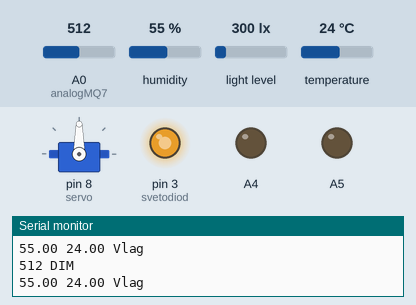
Bench run of a sketch on a simulated Arduino Uno, built with avr-gcc and run on an emulated ATmega328P. Shown: servo, output pins drawn as LEDs (lit = HIGH), the last lines printed to the serial monitor. Inputs (shaded band) come from the test bench; at power-on: light level 300 lx, A0 (analogMQ7) = 512, humidity 55 %, temperature 24 °C. Pins used as bus, display or sensor lines are not drawn.

Above: at 1.2 s.
1.3 s: light level set to 500 lx
At 2.6 s:
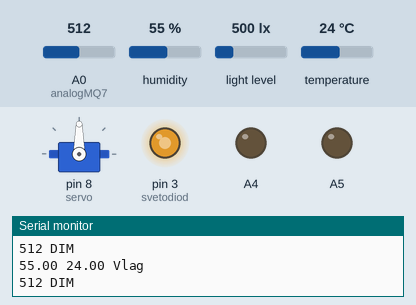
2.9 s: light level set to 1500 lx
At 3.6 s:
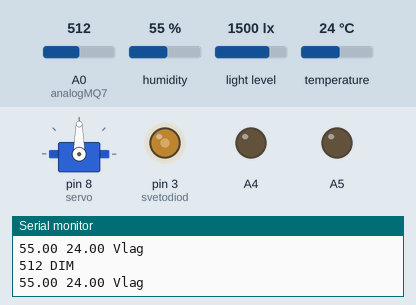
Timing chart, 0 to 5.9 s (numbered marks = the images above; inputs shaded):
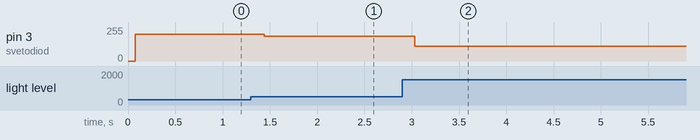

Measured:
- after the input at 1.3 s, pin 3 (svetodiod): 202/255 → 187/255 after 0.14 s
- after the input at 2.9 s, pin 3 (svetodiod): 187/255 → 110/255 after 0.13 s

The sketch:

RFID.ino
```cpp
//SDA  - 10
//SCK  - 13
//MOSI - 11
//MISO - 12
//IRO  - пусто
//GND  - GND
//RST  - 9
//3.3V - 3.3V

#include <SPI.h>
#include <MFRC522.h> // библиотека "RFID"
#include <Servo.h> //используем библиотеку для работы с сервоприводом
#include <Wire.h> //Датчик освещености
#include <BH1750FVI.h> //Датчик освещености
#include "DHT.h"

/*-------------------------------------------------------------------------------------*/
#define SS_PIN 10
#define RST_PIN 9

MFRC522 mfrc522(SS_PIN, RST_PIN);
unsigned long uidDec, uidDecTemp;  // для храниения номера метки в десятичном формате

/*-------------------------------------------------------------------------------------*/

Servo servo; //объявляем переменную servo типа Servo

/*-------------------------------------------------------------------------------------*/

BH1750FVI lightMeter; //Датчик освещености
int result;
int svetodiod = 3;
/*-------------------------------------------------------------------------------------*/

int analogMQ7 = A0; //Датчик дыма
int highLevel = 500;
int val = 0;

/*-------------------------------------------------------------------------------------*/

#define DHTPIN 7 // Датчик температуры
DHT dht(DHTPIN, DHT22);

/*-------------------------------------------------------------------------------------*/

void Card() //Ф-ция передает иникальный номер карты пользователя
{
    // Поиск новой метки
  if ( ! mfrc522.PICC_IsNewCardPresent())
  {
    return;
  }

  // Выбор метки
  if ( ! mfrc522.PICC_ReadCardSerial())
  {
    return;
  }

  uidDec = 0;

  // Выдача серийного номера метки.
  for (byte i = 0; i < mfrc522.uid.size; i++)
  {
    uidDecTemp = mfrc522.uid.uidByte[i];
    uidDec = uidDec * 256 + uidDecTemp;
  }

  /* Serial.println("Card UID: ");*/
  /*Serial.println(uidDec); // Выводим UID метки в консоль.*/
  if (uidDec == 2822276185 || uidDec == 1358052569) // Сравниваем Uid метки, если он равен заданому то реле вкл
  {
    Serial.print(uidDec);
    Serial.print(" RFID\n");
    //delay(2000);

    Open_door();
    delay(3000);
    Close_door();
  }

}

/*------------------------------------------------------------*/

void Open_door()
{
   servo.write(180); //ставим вал под 180
}

void Close_door()
{
  servo.write(90); //ставим вал под 90
}

/*------------------------------------------------------------*/

void Osveshennost()
{
  uint16_t lux = lightMeter.readLightLevel();

  if(lux <= 2925)
  {
    result = lux/13;
    analogWrite(svetodiod, 225 - result);
  }
  else
  {
    digitalWrite(svetodiod, LOW);
    delay(30);
  }
}

/*----------------------------------------------------------------*/

void Dim()
{
  val = analogRead(analogMQ7);

  if (val >= highLevel) // превышение уровня
  {
    Serial.print(val);
    Serial.print(" DIM\n");
  }
  else
  {
  }

delay(100);
}
/*----------------------------------------------------------------*/

void Temperature()
{
  //Считываем влажность
  float h = dht.readHumidity();

  // Считываем температуру
  float t = dht.readTemperature();

  // Проверка удачно прошло ли считывание.

  if (isnan(h) || isnan(t)) return;

  //Serial.println("Vlag: " + String(h) + " %\t"+"Temp: " + String(t) + " *C ");
  Serial.println(String(h) + " " + String(t) + " Vlag");
  delay(100);
}

/*----------------------------------------------------------------*/

void Get_data()
{
  if (Serial.available() > 0)
  {
    char incomingChar = Serial.read();

    switch (incomingChar)
    {
      case 't':
        Temperature();
        break;

    }
  }
}

/*----------------------------------------------------------------*/

void setup()
{
  Serial.begin(9600);

  SPI.begin();  //  инициализация SPI / Init SPI bus
  mfrc522.PCD_Init();     // инициализация MFRC522 / Init MFRC522 card.

  servo.attach(8); //привязываем привод к порту 8

  pinMode(A5, OUTPUT); //Датчик освещености
  pinMode(A4, OUTPUT); //Датчик освещености
  lightMeter.begin();
  pinMode(svetodiod, OUTPUT);

  dht.begin(); //Датчик температуры

}

void loop()
{
  Card(); //Передает иникальный номер карты пользователя
  Osveshennost();
  Dim();
  //Get_data();
  Temperature();
}
```
